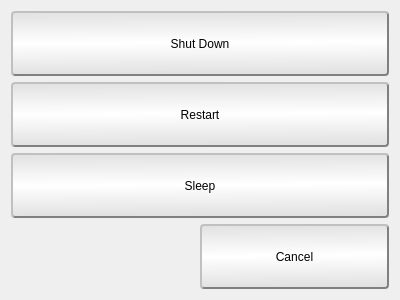
<?xml version="1.0" encoding="UTF-8"?>
<ui version="4.0">
 <class>Dialog</class>
 <widget class="QDialog" name="Dialog">
  <property name="geometry">
   <rect>
    <x>0</x>
    <y>0</y>
    <width>400</width>
    <height>300</height>
   </rect>
  </property>
  <property name="windowTitle">
   <string>Dialog</string>
  </property>
  <property name="styleSheet">
   <string notr="true">QPushButton{
	border-style: outset;
	border-color: rgb(128, 128, 128);
	background-color: qlineargradient(spread:pad, x1:0, y1:0, x2:0.032, y2:1, stop:0 rgba(225, 225, 225, 255), stop:0.5 rgba(255, 255, 255, 255), stop:1 rgba(225, 225, 225, 255));
	border-width: 2px;
	border-radius: 4px;

}
QPushButton:pressed{
	border-style: inset;
	border-color: rgb(128, 128, 128);
	background-color: qlineargradient(spread:pad, x1:0, y1:0, x2:0.032, y2:1, stop:0 rgba(255, 255, 255, 255), stop:0.5 rgba(225, 225, 225, 255), stop:1 rgba(255, 255, 255, 255));
	border-width: 2px;
	border-radius: 4px;
}

QLineEdit{
	border-style: inset;
	border-color: rgb(128, 128, 128);
	border-width:2px;
	border-radius: 8px;
}
QTreeView{
	border-style: solid;
	border-width:1px;
}
QListView{
	border-style: solid;
	border-width:1px;
}</string>
  </property>
  <layout class="QVBoxLayout" name="verticalLayout">
   <item>
    <widget class="QPushButton" name="pushButton">
     <property name="sizePolicy">
      <sizepolicy hsizetype="Minimum" vsizetype="Preferred">
       <horstretch>0</horstretch>
       <verstretch>0</verstretch>
      </sizepolicy>
     </property>
     <property name="text">
      <string>Shut Down</string>
     </property>
    </widget>
   </item>
   <item>
    <widget class="QPushButton" name="pushButton_2">
     <property name="sizePolicy">
      <sizepolicy hsizetype="Minimum" vsizetype="Preferred">
       <horstretch>0</horstretch>
       <verstretch>0</verstretch>
      </sizepolicy>
     </property>
     <property name="text">
      <string>Restart</string>
     </property>
    </widget>
   </item>
   <item>
    <widget class="QPushButton" name="pushButton_4">
     <property name="sizePolicy">
      <sizepolicy hsizetype="Minimum" vsizetype="Preferred">
       <horstretch>0</horstretch>
       <verstretch>0</verstretch>
      </sizepolicy>
     </property>
     <property name="text">
      <string>Sleep</string>
     </property>
    </widget>
   </item>
   <item>
    <layout class="QHBoxLayout" name="horizontalLayout">
     <property name="sizeConstraint">
      <enum>QLayout::SetDefaultConstraint</enum>
     </property>
     <item>
      <spacer name="horizontalSpacer">
       <property name="orientation">
        <enum>Qt::Horizontal</enum>
       </property>
       <property name="sizeHint" stdset="0">
        <size>
         <width>40</width>
         <height>20</height>
        </size>
       </property>
      </spacer>
     </item>
     <item>
      <widget class="QPushButton" name="pushButton_5">
       <property name="sizePolicy">
        <sizepolicy hsizetype="MinimumExpanding" vsizetype="Ignored">
         <horstretch>0</horstretch>
         <verstretch>0</verstretch>
        </sizepolicy>
       </property>
       <property name="text">
        <string>Cancel</string>
       </property>
      </widget>
     </item>
    </layout>
   </item>
  </layout>
 </widget>
 <resources/>
 <connections/>
</ui>
